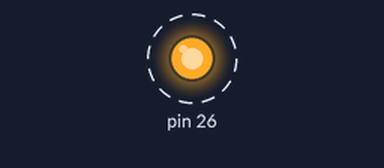
Simulated run of this program. Board: Raspberry Pi (header pin numbers). Parts: output pins drawn as LEDs (lit = HIGH). Dashed ring = blinking. What the program prints to the terminal is not drawn.

Above: at 0.5 s.
Timing chart, 0 to 4.6 s (numbered marks = the images above):
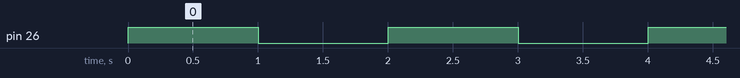

Measured:
- by itself, pin 26: alternates HIGH for 1.0 s and LOW for 1.0 s

The program:

led.py
```python
import RPi.GPIO as GPIO
import time
red = 40
red = 38
red = 37
red = 36
red = 35
red = 31
red = 29
red = 26
GPIO.setmode(GPIO.BOARD)
GPIO.setup(red, GPIO.OUT)
while True:
    GPIO.output(red, GPIO.HIGH)
    print("RED LED ON")
    time.sleep(1)
    GPIO.output(red, GPIO.LOW)
    print("RED LED OFF")
    time.sleep(1)
```
